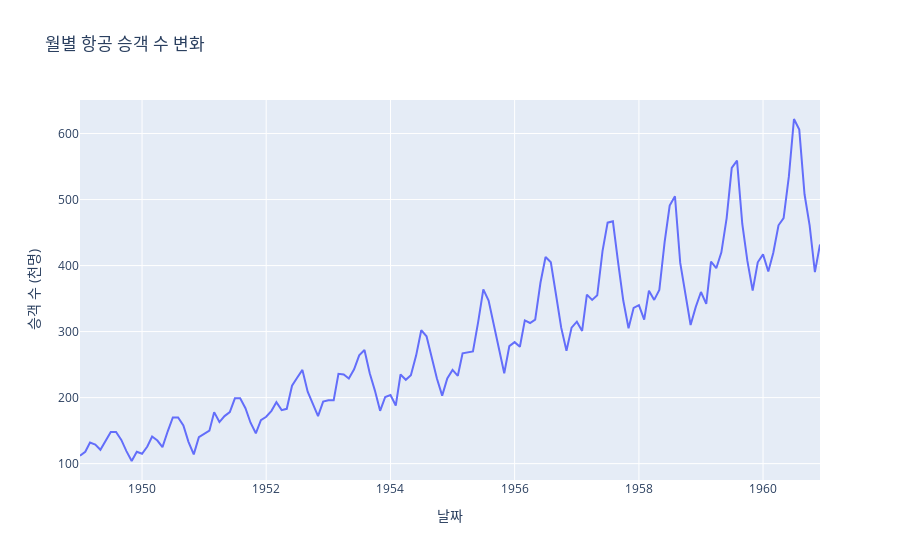

Here is the notebook cell this chart was saved with:
### Code cell
# **문제 2**: 위에서 불러온 데이터를 plotly.express를 이용해 시각화하세요.
# 컬럼 이름은 '승객 수'로 변경하면 더 좋습니다.

# 여기에 코드 작성
# 컬럼명을 한국어로 변경
df_passengers_viz = df_passengers.copy()
df_passengers_viz.columns = ['승객 수']

# plotly express를 사용하여 시계열 시각화
fig = px.line(df_passengers_viz, 
              x=df_passengers_viz.index, 
              y='승객 수',
              title='월별 항공 승객 수 변화',
              labels={'x': '날짜', '승객 수': '승객 수 (천명)'})

fig.update_layout(
    xaxis_title='날짜',
    yaxis_title='승객 수 (천명)',
    showlegend=False
)

fig.show()

### Figure 1 — Plotly figure (JSON) as saved in the notebook; plotly's stock layout.template omitted (floating-point values rounded to 4 significant figures; data arrays with more than 128 entries replaced by an {"elided": "..."} marker saying what was removed)
{"data": [{"hovertemplate": "Month=%{x}<br>승객 수 (천명)=%{y}<extra></extra>", "legendgroup": "", "line": {"color": "#636efa", "dash": "solid"}, "marker": {"symbol": "circle"}, "mode": "lines", "name": "", "orientation": "v", "showlegend": false, "type": "scatter", "x": {"elided": "144 str values"}, "xaxis": "x", "y": {"elided": "144 int values"}, "yaxis": "y"}], "layout": {"legend": {"tracegroupgap": 0}, "showlegend": false, "title": {"text": "월별 항공 승객 수 변화"}, "xaxis": {"anchor": "y", "domain": [0, 1], "title": {"text": "날짜"}}, "yaxis": {"anchor": "x", "domain": [0, 1], "title": {"text": "승객 수 (천명)"}}}}
